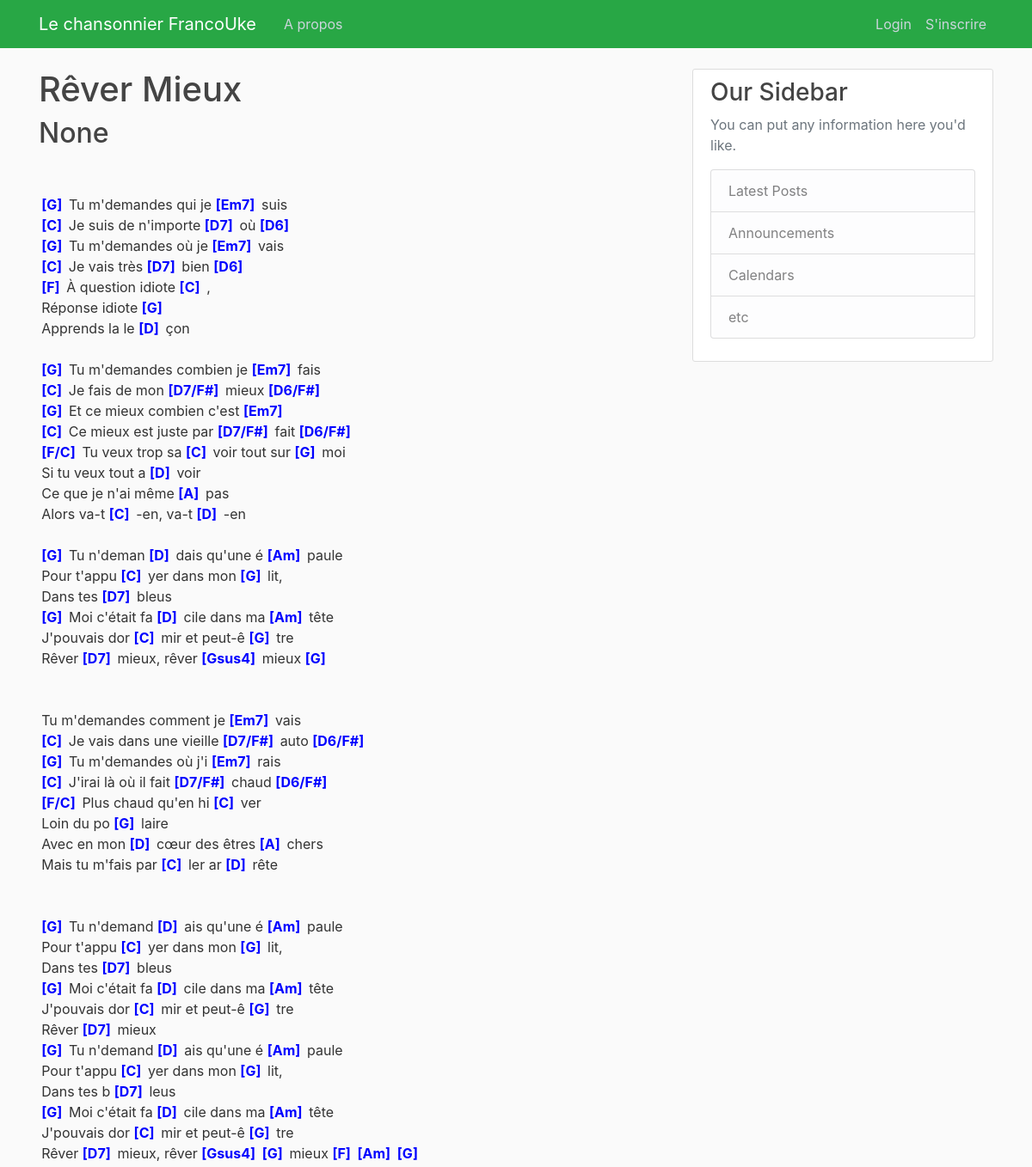
/score/226/, run on an earlier commit of the app's database.
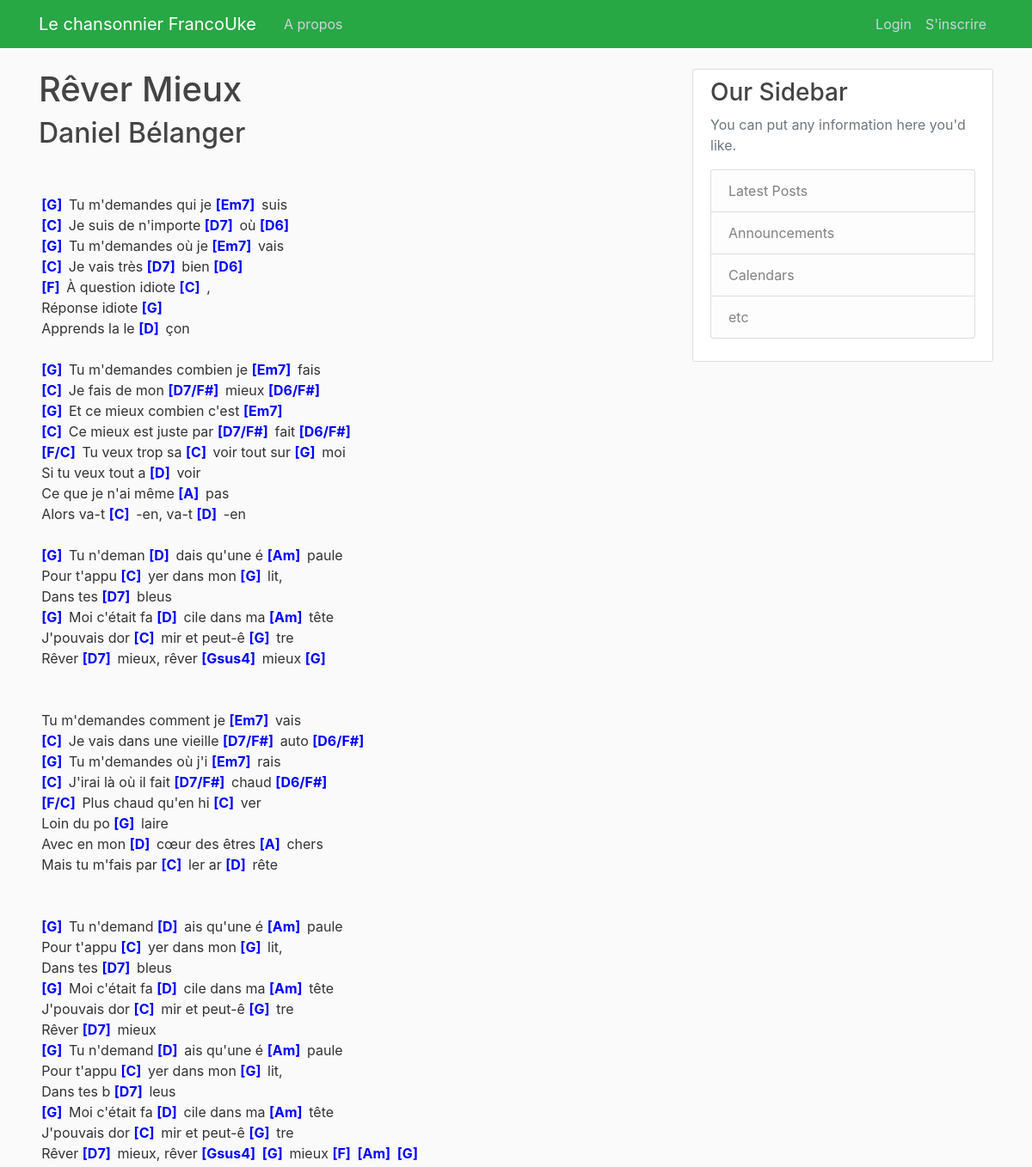
And on a later commit of the database.
### songbook/models.py (models this page shows, shortened)
class Song(models.Model):
    songTitle = models.CharField(max_length=100, blank=True, null=True)
    songChordPro = models.TextField()  #Original
    lyrics_with_chords = models.JSONField(null=True, blank=True)
    metadata = models.JSONField(blank=True, null=True)  # Stores metadata as JSON
    date_posted = models.DateField(default=timezone.now)
    contributor = models.ForeignKey(User, on_delete=models.CASCADE)

### songbook/views.py (the view, shortened to what this page needs)
# urls.py: path('score/<int:pk>/', ScoreView.as_view(),name='score'),
class ScoreView(DetailView):
    model = Song
    template_name = 'songbook/song_simplescore.html' #While I am experimenting with scoreview
    context_object_name = 'score'

### songbook/templates/songbook/song_simplescore.html (shortened to what this page needs)
{% extends "songbook/base.html" %}
{% block content %}
    <div class="lyrics-container">
        <h1>{{ score.songTitle }}</h1>
        <h2>{{ score.metadata.artist }}</h2>
        {% for line in score.lyrics_with_chords %}
            {% if line.type == "section" %}
                <h3>{{ line.name|title }}</h3>
            {% elif line.type == "break" %}
                <p></p>
            {% else %}
                <div class="line">
                    {% for part in line %}
                        {% if part.chord %}
                            <span class="chord">[{{ part.chord }}]</span>
                        {% endif %}
                        <span class="lyric">{{ part.lyric }}</span>
                    {% endfor %}
                </div>
            {% endif %}
        {% endfor %}
    </div>
{% endblock content %}

What changed in the data, as far as the page shows it:
changed Song "Rêver Mieux": metadata.artist "None" → "Daniel Bélanger"
